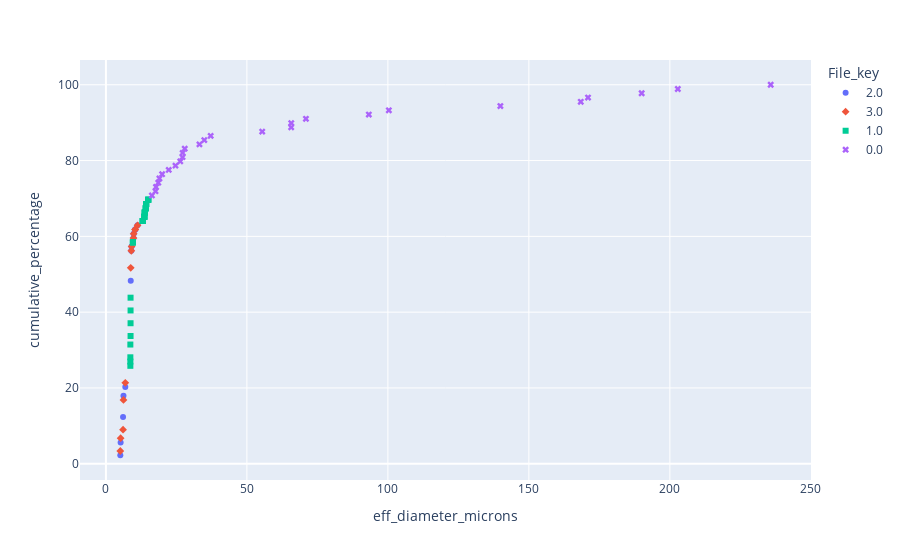

Write notebook code for a chart like this one.
### Code cell
# Treat the contious column as categorical,
#   for different symbols
filtered_data["File_key"] = filtered_data["File_key"].astype(str)

# Plot data
fig5 = px.scatter(filtered_data,
    x = "eff_diameter_microns",
    y = "cumulative_percentage",
    # style
    hover_name= "Particle_number",
    symbol="File_key", # Different symbols for diff. File_key values
    color="File_key", # Color by Fike_key
    ) 

fig5.show()

### Figure 1 — Plotly figure (JSON) as saved in the notebook; plotly's stock layout.template omitted (floating-point values rounded to 4 significant figures)
{"data": [{"hovertemplate": "<b>%{hovertext}</b><br><br>File_key=2.0<br>eff_diameter_microns=%{x}<br>cumulative_percentage=%{y}<extra></extra>", "hovertext": [1, 3, 6, 8, 9, 19, 22, 23, 30, 31, 33, 36, 38], "legendgroup": "2.0", "marker": {"color": "#636efa", "symbol": "circle"}, "mode": "markers", "name": "2.0", "orientation": "v", "showlegend": true, "type": "scatter", "x": [5.103, 5.22, 6.078, 6.226, 6.873, 8.804, 9.008, 9.109, 9.782, 9.843, 10.38, 10.38, 11.22], "xaxis": "x", "y": [2.247, 5.618, 12.36, 17.98, 20.22, 48.31, 56.18, 57.3, 59.55, 60.67, 61.8, 61.8, 62.92], "yaxis": "y"}, {"hovertemplate": "<b>%{hovertext}</b><br><br>File_key=3.0<br>eff_diameter_microns=%{x}<br>cumulative_percentage=%{y}<extra></extra>", "hovertext": [2, 4, 5, 7, 10, 20, 21, 24, 29, 32, 34, 35, 37], "legendgroup": "3.0", "marker": {"color": "#EF553B", "symbol": "diamond"}, "mode": "markers", "name": "3.0", "orientation": "v", "showlegend": true, "type": "scatter", "x": [5.103, 5.22, 6.078, 6.226, 6.873, 8.804, 9.008, 9.109, 9.782, 9.843, 10.38, 10.38, 11.22], "xaxis": "x", "y": [3.371, 6.742, 8.989, 16.85, 21.35, 51.69, 56.18, 57.3, 59.55, 60.67, 61.8, 61.8, 62.92], "yaxis": "y"}, {"hovertemplate": "<b>%{hovertext}</b><br><br>File_key=1.0<br>eff_diameter_microns=%{x}<br>cumulative_percentage=%{y}<extra></extra>", "hovertext": [11, 12, 13, 14, 15, 16, 17, 18, 25, 26, 27, 28, 39, 40, 41, 42, 43, 44, 45, 46, 47, 48, 49, 50, 51, 52, 53, 54, 55, 56, 57, 58, 59, 60, 61, 62], "legendgroup": "1.0", "marker": {"color": "#00cc96", "symbol": "square"}, "mode": "markers", "name": "1.0", "orientation": "v", "showlegend": true, "type": "scatter", "x": [8.667, 8.667, 8.667, 8.667, 8.74, 8.74, 8.74, 8.74, 9.575, 9.575, 9.575, 9.575, 13.06, 13.06, 13.06, 13.06, 13.63, 13.63, 13.63, 13.63, 13.77, 13.77, 13.77, 13.77, 14.14, 14.14, 14.14, 14.14, 14.27, 14.27, 14.27, 14.27, 15.01, 15.01, 15.01, 15.01], "xaxis": "x", "y": [25.84, 26.97, 28.09, 31.46, 33.71, 37.08, 40.45, 43.82, 58.43, 58.43, 58.43, 58.43, 64.04, 64.04, 64.04, 64.04, 65.17, 65.17, 65.17, 65.17, 66.29, 66.29, 66.29, 66.29, 67.42, 67.42, 67.42, 67.42, 68.54, 68.54, 68.54, 68.54, 69.66, 69.66, 69.66, 69.66], "yaxis": "y"}, {"hovertemplate": "<b>%{hovertext}</b><br><br>File_key=0.0<br>eff_diameter_microns=%{x}<br>cumulative_percentage=%{y}<extra></extra>", "hovertext": [63, 64, 65, 66, 67, 68, 69, 70, 71, 72, 73, 74, 75, 76, 77, 78, 79, 80, 81, 82, 83, 84, 85, 86, 87, 88, 89], "legendgroup": "0.0", "marker": {"color": "#ab63fa", "symbol": "x"}, "mode": "markers", "name": "0.0", "orientation": "v", "showlegend": true, "type": "scatter", "x": [16.31, 17.59, 17.77, 18.58, 18.98, 19.93, 22.28, 24.67, 26.37, 27.17, 27.22, 27.96, 33.17, 34.89, 37.15, 55.43, 65.71, 65.73, 70.94, 93.25, 100.3, 139.9, 168.4, 171.0, 190.0, 202.8, 235.8], "xaxis": "x", "y": [70.79, 71.91, 73.03, 74.16, 75.28, 76.4, 77.53, 78.65, 79.78, 80.9, 82.02, 83.15, 84.27, 85.39, 86.52, 87.64, 88.76, 89.89, 91.01, 92.13, 93.26, 94.38, 95.51, 96.63, 97.75, 98.88, 100], "yaxis": "y"}], "layout": {"legend": {"title": {"text": "File_key"}, "tracegroupgap": 0}, "margin": {"t": 60}, "xaxis": {"anchor": "y", "domain": [0, 1], "title": {"text": "eff_diameter_microns"}}, "yaxis": {"anchor": "x", "domain": [0, 1], "title": {"text": "cumulative_percentage"}}}}
